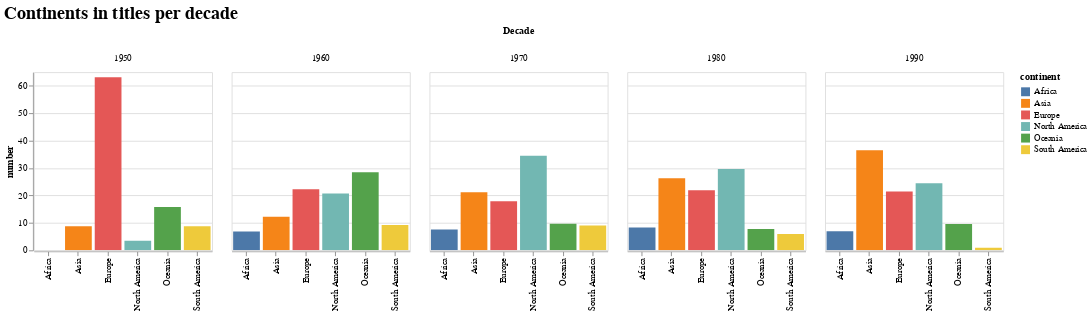

Source (notebook cell):
### Markdown cell above
In a corpus like this, it comes as no surprise that the most common terms include (variants of) "migration". As figures 7 (terms in IM) and 8 (total terms) show, _emigration_ was more common in the 1960s, while _immigration_ was used more often later on, although there was a concentration in the mid-1960s. The term _migration_ was not used very frequently throughout the whole period, though its use increased slightly over the years. Of course, the terms _emigration_ and _immigration_ depend on the perspective, because what is immigration for one country is emigration for another. However, in general immigration causes more and more lasting changes. In our qualitative analysis of the discourse above, we have already seen how researchers and politicians used emigration to mean European emigration, while immigration (or migration) was the term commonly used for other contexts, although it was increasingly used for Europe as well. The quantitative title analysis of the titles confirms this.

### Code cell
xc = alt.Chart(df_continent_decade).mark_bar().encode(
    alt.Y("article_title:Q", title='number'),
    alt.X('continent:N', title=''),
    color='continent:N',
    column=alt.Column('issue_decade:N', title='Decade')
).properties(
    width=200,
    height=200
).repeat(
    row=['issue_decade:N']
).interactive()
xc.properties(
    title='Continents in titles per decade'
).configure_title(
    fontSize=20,
    font='Verdana',
    align='center',
    color='black',
)

### Figure 1 — Vega-Lite specification as saved in the notebook (floating-point values rounded to 4 significant figures)
{"config": {"view": {"continuousWidth": 400, "continuousHeight": 300}, "title": {"align": "center", "color": "black", "font": "Verdana", "fontSize": 20}}, "repeat": {"row": ["issue_decade:N"]}, "spec": {"data": {"name": "data-40033162fb6e84553c4a0b81576ef6f9"}, "mark": "bar", "encoding": {"color": {"type": "nominal", "field": "continent"}, "column": {"type": "nominal", "field": "issue_decade", "title": "Decade"}, "x": {"type": "nominal", "field": "continent", "title": ""}, "y": {"type": "quantitative", "field": "article_title", "title": "number"}}, "height": 200, "selection": {"selector001": {"type": "interval", "bind": "scales", "encodings": ["x", "y"]}}, "width": 200}, "title": "Continents in titles per decade", "$schema": "https://vega.github.io/schema/vega-lite/v4.8.1.json", "datasets": {"data-40033162fb6e84553c4a0b81576ef6f9": [{"issue_decade": 1950, "continent": "Asia", "article_title": 8.772}, {"issue_decade": 1950, "continent": "Europe", "article_title": 63.16}, {"issue_decade": 1950, "continent": "North America", "article_title": 3.509}, {"issue_decade": 1950, "continent": "Oceania", "article_title": 15.79}, {"issue_decade": 1950, "continent": "South America", "article_title": 8.772}, {"issue_decade": 1960, "continent": "Africa", "article_title": 6.923}, {"issue_decade": 1960, "continent": "Asia", "article_title": 12.31}, {"issue_decade": 1960, "continent": "Europe", "article_title": 22.31}, {"issue_decade": 1960, "continent": "North America", "article_title": 20.77}, {"issue_decade": 1960, "continent": "Oceania", "article_title": 28.46}, {"issue_decade": 1960, "continent": "South America", "article_title": 9.231}, {"issue_decade": 1970, "continent": "Africa", "article_title": 7.576}, {"issue_decade": 1970, "continent": "Asia", "article_title": 21.21}, {"issue_decade": 1970, "continent": "Europe", "article_title": 17.88}, {"issue_decade": 1970, "continent": "North America", "article_title": 34.55}, {"issue_decade": 1970, "continent": "Oceania", "article_title": 9.697}, {"issue_decade": 1970, "continent": "South America", "article_title": 9.091}, {"issue_decade": 1980, "continent": "Africa", "article_title": 8.367}, {"issue_decade": 1980, "continent": "Asia", "article_title": 26.29}, {"issue_decade": 1980, "continent": "Europe", "article_title": 21.91}, {"issue_decade": 1980, "continent": "North America", "article_title": 29.68}, {"issue_decade": 1980, "continent": "Oceania", "article_title": 7.769}, {"issue_decade": 1980, "continent": "South America", "article_title": 5.976}, {"issue_decade": 1990, "continent": "Africa", "article_title": 6.951}, {"issue_decade": 1990, "continent": "Asia", "article_title": 36.49}, {"issue_decade": 1990, "continent": "Europe", "article_title": 21.48}, {"issue_decade": 1990, "continent": "North America", "article_title": 24.49}, {"issue_decade": 1990, "continent": "Oceania", "article_title": 9.637}, {"issue_decade": 1990, "continent": "South America", "article_title": 0.9479}]}}
